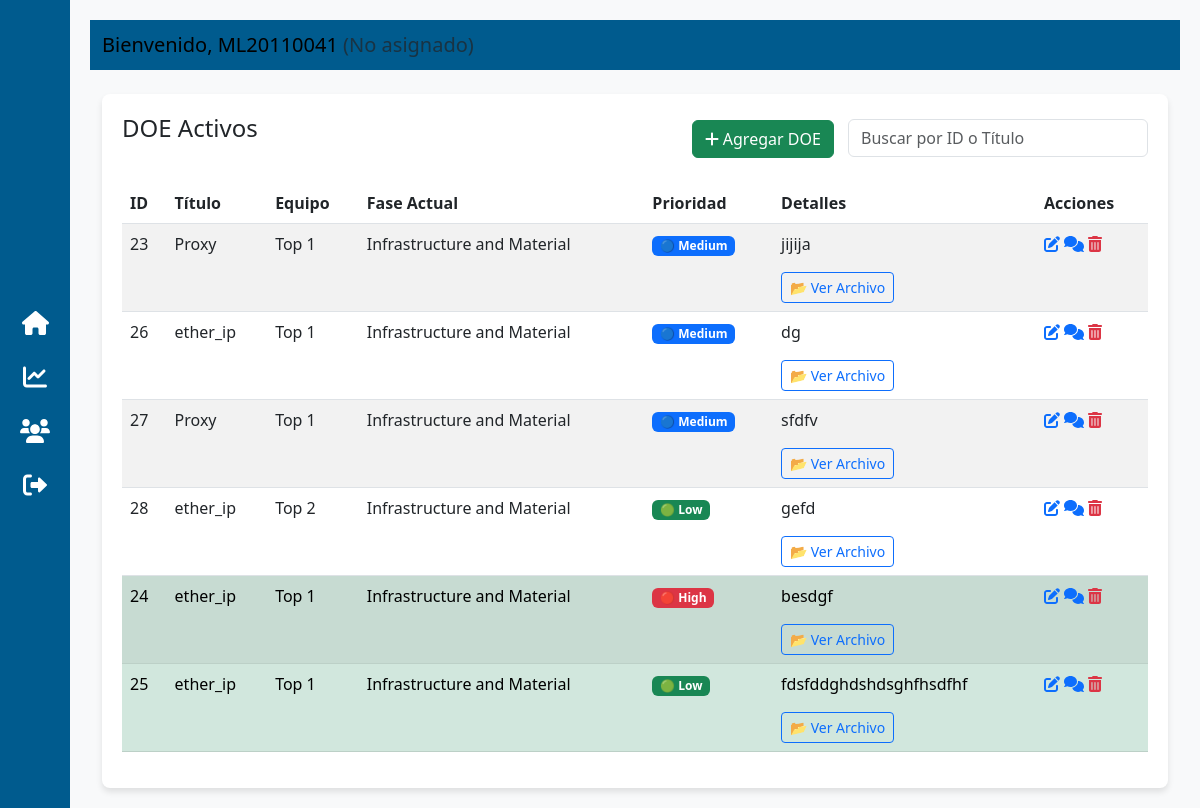
The app's page /listar/ (signed in) with its own data.
### app/models.py (models this page shows, shortened)
class Usuario(AbstractUser):
    TURNOS = [
        (1, "1er Turno"),
        (2, "2do Turno"),
        (3, "3er Turno"),
        (4, "4to Turno"),
    ]
    turno = models.IntegerField(choices=TURNOS, null=True, blank=True)
    ROLES = [
        ('Jr', 'Ingeniero Jr'),
        ('Sr', 'Ingeniero'),
    ]
    numero_reloj = models.CharField(max_length=10, unique=False)
    nombre = models.CharField(max_length=100)
    rol = models.CharField(max_length=2, choices=ROLES, default='Jr')

class DOE(models.Model):
    FASES = [
        ('infrastructure_and_material', 'Infrastructure and Material'),
        ('data_mining', 'Data Mining'),
        ('analysis', 'Analysis'),
        ('result_final', 'Result Final'),
    ]
    titulo = models.CharField(max_length=255)
    descripcion = models.TextField()
    creado_por = models.ForeignKey(settings.AUTH_USER_MODEL, on_delete=models.CASCADE)
    fase_actual = models.CharField(max_length=50, choices=FASES, default='infrastructure_and_material')
    ejecucion_completed = models.BooleanField(default=False)
    fases = models.ManyToManyField('DOE_Fase', related_name="does")
    archivo_te = models.FileField(upload_to="archivos_te/", null=True, blank=True)  # Debe existir este campo
    fecha_creacion = models.DateTimeField(auto_now_add=True)
    fecha_ultima_modificacion = models.DateTimeField(auto_now=True)
    finalizado = models.BooleanField(default=False)
    data_mining_completed = models.BooleanField(default=False)
    infrastructure_completed = models.BooleanField(default=False)
    execution_completed = models.BooleanField(default=False)
    result_final_completed = models.BooleanField(default=False)
    PRIORIDAD_CHOICES = [
    ('High', 'High'),
    ('Medium', 'Medium'),
    ('Low', 'Low'),
    ]
    prioridad = models.CharField(max_length=10, choices=PRIORIDAD_CHOICES, default="Medium")
    equipo = models.ForeignKey(Equipo, on_delete=models.SET_NULL, null=True, blank=True)  # Nuevo campo

class Equipo(models.Model):
    nombre = models.CharField(max_length=100)
    creado_por = models.ForeignKey(settings.AUTH_USER_MODEL, on_delete=models.CASCADE)  # Ingeniero que crea el equipo
    miembros = models.ManyToManyField(settings.AUTH_USER_MODEL, related_name="equipos")

### app/views.py (the view)
# urls.py: path('listar/', views.listar_doe, name='listar_doe'),
@login_required
def listar_doe(request):
    does = DOE.objects.select_related('equipo').all()  # Optimizar consulta para traer equipos
    equipos_usuario = Equipo.objects.filter(miembros=request.user)  # Obtener el equipo del usuario
    return render(request, 'app/listar_doe.html', {
        'does': does,
        'user': request.user,
        'equipos_usuario': equipos_usuario
    })

### app/templates/app/listar_doe.html (shortened to what this page needs)
<!DOCTYPE html>
<html lang="en">
<head>
    {% load static %}
    <link href="https://cdn.jsdelivr.net/npm/bootstrap@5.3.0-alpha1/dist/css/bootstrap.min.css" rel="stylesheet">
    <link href="https://cdnjs.cloudflare.com/ajax/libs/font-awesome/6.0.0-beta3/css/all.min.css" rel="stylesheet">
</head>
<body>
    <div class="sidebar">
        <a href="{% url 'listar_doe' %}" title="Inicio"><i class="fas fa-home icon"></i></a>
        <a href="#" title="Estadísticas"><i class="fas fa-chart-line icon"></i></a>
        {% if user.rol == "Sr" %}
            <a href="{% url 'crear_equipo' %}" title="Crear Equipos">
                <i class="fas fa-users icon"></i>
            </a>
        {% endif %}
        <a href="#" title="Cerrar Sesión"><i class="fas fa-sign-out-alt icon"></i></a>
    </div>
    <div class="content">
        <nav class="navbar navbar-expand-lg">
            <div class="container-fluid">
                <span class="navbar-brand mb-0 h1">
                    Bienvenido, {{ user.username }}
                    {% if equipos_usuario.exists %}
                        - Equipo:
                        {% for equipo in equipos_usuario %}
                            <strong>{{ equipo.nombre }}</strong>{% if not forloop.last %}, {% endif %}
                        {% endfor %}
                    {% else %}
                        <span class="text-muted">(No asignado)</span>
                    {% endif %}
                </span>
            </div>
        </nav>
            <div class="container mt-4">
                <div class="table-container">
                    <div class="search-bar">
                        <h2>DOE Activos</h2>
                        <div>
                            {% if user.is_authenticated and user.rol == "Sr" %}
                                <a href="{% url 'agregar_doe' %}" class="btn btn-success">
                                    <i class="fas fa-plus"></i> Agregar DOE
                                </a>
                            {% endif %}
                            <input type="text" id="search" class="form-control d-inline-block" placeholder="Buscar por ID o Título" style="width: 300px; margin-left: 10px;">
                        </div>
                    </div>
                    <table class="table table-striped">
                        <thead>
                            <tr>
                                <th>ID</th>
                                <th>Título</th>
                                <th>Equipo</th>
                                <th>Fase Actual</th>
                                <th>Prioridad</th>
                                <th>Detalles</th>
                                <th>Acciones</th>
                            </tr>
                        </thead>
                        <tbody>
                            {% for doe in does|dictsort:"finalizado" %}
                                {% if user.rol == "Sr" or doe.equipo in equipos_usuario %}
                                <tr class="{% if doe.finalizado %} table-success {% endif %}">
                                    <td>{{ doe.id }}</td>
                                    <td>{{ doe.titulo }}</td>
                                    <td>
                                        {% if doe.equipo %}
                                            {{ doe.equipo.nombre }}
                                        {% else %}
                                            <span class="text-muted">No asignado</span>
                                        {% endif %}
                                    </td>
                                    <td>
                                        {% if doe.fase_actual %}
                                            {{ doe.get_fase_actual_display }}
                                        {% else %}
                                            <span class="text-muted">No asignada</span>
                                        {% endif %}
                                    </td>
                                    <td>
                                        {% if doe.prioridad == "High" %}
                                            <span class="badge bg-danger">🔴 High</span>
                                        {% elif doe.prioridad == "Medium" %}
                                            <span class="badge bg-primary">🔵 Medium</span>
                                        {% elif doe.prioridad == "Low" %}
                                            <span class="badge bg-success">🟢 Low</span>
                                        {% else %}
                                            <span class="badge bg-secondary">⚪ N/A</span>
                                        {% endif %}
                                    </td>
                                    <td>
                                        <p>{{ doe.descripcion }}</p>
                                        {% if doe.archivo_te %}
                                            <a href="{{ doe.archivo_te.url }}" class="btn btn-sm btn-outline-primary" target="_blank">
                                                📂 Ver Archivo
                                            </a>
                                        {% else %}
                                            <span class="text-muted">No adjunto</span>
                                        {% endif %}
                                    </td>
                                    <td>
                                        <a href="{% url 'editar_doe' doe.id %}" class="text-primary"><i class="fas fa-edit"></i></a>
                                        <a href="{% url 'chat_doe' doe.id %}" class="text-primary"><i class="fas fa-comments"></i></a>
                                        {% if user.rol == "Sr" %}
                                            <a href="#" class="text-danger eliminar-doe" data-doe-id="{{ doe.id }}">
                                                <i class="fas fa-trash-alt"></i>
                                            </a>
                                        {% endif %}
                                    </td>
                                </tr>
                                {% endif %}
                            {% endfor %}
                        </tbody>
                    </table>
                </div>
            </div>
    </div>
</body>
</html>

### app/templates/app/listar_doe.html (style rules this page uses)
body { background-color: #f8f9fa; display: flex; min-height: 100vh; }
.sidebar { width: 70px; background-color: #005b8e; color: white; padding: 10px 0; display: flex; flex-direction: column; align-items: center; justify-content: center; }
.sidebar a { color: white; text-decoration: none; display: flex; align-items: center; justify-content: center; padding: 15px 0; width: 100%; font-size: 1.5rem; }
.content { flex-grow: 1; padding: 20px; }
.navbar { background-color: #005b8e; color: white; }
.table-container { background: white; border-radius: 8px; box-shadow: 0 4px 6px rgba(0, 0, 0, 0.1); padding: 20px; }
.table-container h2 { font-size: 1.5rem; margin-bottom: 20px; }
.icon { font-size: 1.5rem; }
.search-bar { margin-bottom: 20px; display: flex; justify-content: space-between; align-items: center; }

### records on screen
Usuario: username "ML20110041"
DOE: id "23", titulo "Proxy", equipo.nombre "Top 1", fase_actual "Infrastructure and Material", prioridad "🔵 Medium", descripcion "jijija"
DOE: id "26", titulo "ether_ip", equipo.nombre "Top 1", fase_actual "Infrastructure and Material", prioridad "🔵 Medium", descripcion "dg"
DOE: id "27", titulo "Proxy", equipo.nombre "Top 1", fase_actual "Infrastructure and Material", prioridad "🔵 Medium", descripcion "sfdfv"
DOE: id "28", titulo "ether_ip", equipo.nombre "Top 2", fase_actual "Infrastructure and Material", prioridad "🟢 Low", descripcion "gefd"
DOE: id "24", titulo "ether_ip", equipo.nombre "Top 1", fase_actual "Infrastructure and Material", prioridad "🔴 High", descripcion "besdgf"
DOE: id "25", titulo "ether_ip", equipo.nombre "Top 1", fase_actual "Infrastructure and Material", prioridad "🟢 Low", descripcion "fdsfddghdshdsghfhsdfhf"
